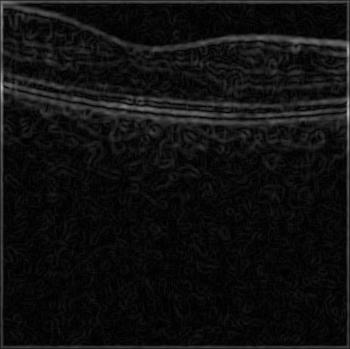

Write Python code to recreate this figure.
from PIL import Image
import numpy as np
from scipy.signal import convolve2d
from scipy import ndimage
import cv2
from scipy import signal

# Load the input image
img = Image.open("retina2movingavg/172.bmp")

# Convert the image to grayscale
img_gray = img.convert("L")

# Convert the image to a numpy array
img_arr = np.array(img_gray)

# Define the Gaussian kernel
# gaussian_kernel = (
#     np.array(
#         [
#             [1, 4,  6,  4,  1],
#             [4, 16, 24, 16, 4],
#             [6, 24, 36, 24, 6],
#             [4, 16, 24, 16, 4],
#             [1, 4,  6,  4,  1]
#         ]
#     )
#     / 256
# )


def gaussian_kernel(size, sigma):
    x, y = np.meshgrid(np.arange(-size // 2 + 1, size // 2 + 1),
                       np.arange(-size // 2 + 1, size // 2 + 1))
    kernel = np.exp(-((x ** 2 + y ** 2) / (2 * sigma ** 2)))
    return kernel / np.sum(kernel)


gaussian_kernel = gaussian_kernel(3, 3)

# Apply the Gaussian kernel using convolve2d
img_smooth = convolve2d(img_arr, gaussian_kernel, mode="same")

# Define the Sobel operator kernels
sobel_v = np.array([[-1, 0, 1],
                    [-2, 0, 2],
                    [-1, 0, 1]])

sobel_h = np.array([[-1, -2, -1],
                    [0, 0, 0],
                    [1, 2, 1]])


# Apply the Sobel operator using convolve
vertical = ndimage.convolve(img_smooth, sobel_v)
horizontal = ndimage.convolve(img_smooth, sobel_h)

# Compute the edge image using the squared magnitudes of horizontal and vertical
edged_img = np.sqrt(np.square(horizontal) + np.square(vertical))
# edged_img *= 256
edged_img = edged_img.astype('uint8')

# # Convert the filtered image back to a PIL image
img_filtered_pil = Image.fromarray(edged_img.astype(np.uint8))

# # Save the filtered image
img_filtered_pil.save("sobel7x3wMA.jpg")
img_smooth = img_smooth.astype(np.uint8)
cv2.imshow("Filtered Image", edged_img)
cv2.waitKey(0)
cv2.destroyAllWindows()
